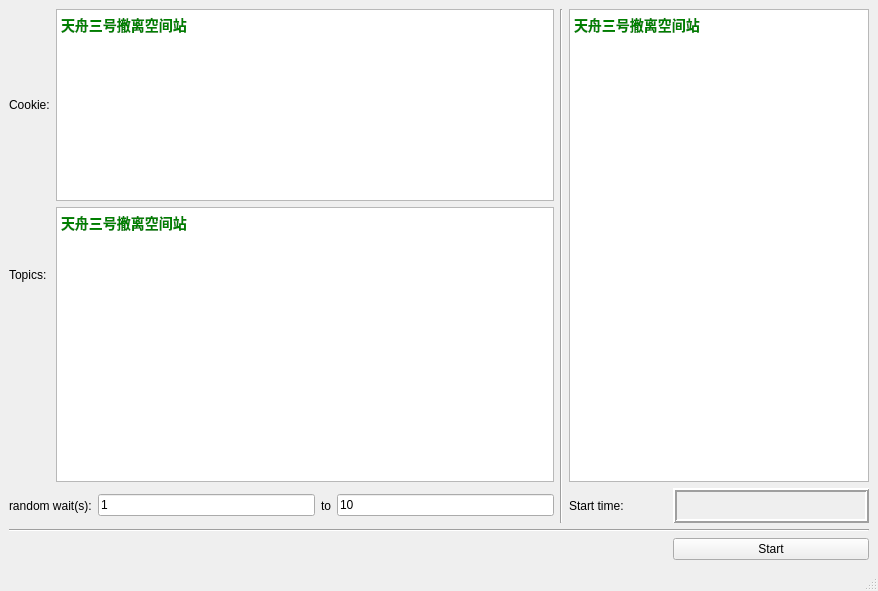
<?xml version="1.0" encoding="UTF-8"?>
<ui version="4.0">
 <class>MainWindow</class>
 <widget class="QMainWindow" name="MainWindow">
  <property name="geometry">
   <rect>
    <x>0</x>
    <y>0</y>
    <width>878</width>
    <height>591</height>
   </rect>
  </property>
  <property name="windowTitle">
   <string>MainWindow</string>
  </property>
  <widget class="QWidget" name="centralwidget">
   <layout class="QGridLayout" name="gridLayout">
    <item row="0" column="0">
     <widget class="QLabel" name="label">
      <property name="text">
       <string>Cookie:</string>
      </property>
     </widget>
    </item>
    <item row="0" column="5" rowspan="4">
     <widget class="Line" name="line">
      <property name="orientation">
       <enum>Qt::Vertical</enum>
      </property>
     </widget>
    </item>
    <item row="1" column="0">
     <widget class="QLabel" name="label_2">
      <property name="text">
       <string>Topics:</string>
      </property>
     </widget>
    </item>
    <item row="3" column="0" colspan="2">
     <widget class="QLabel" name="label_3">
      <property name="text">
       <string>random wait(s):</string>
      </property>
     </widget>
    </item>
    <item row="3" column="2">
     <widget class="QLineEdit" name="lineEdit_waitLower">
      <property name="text">
       <string>1</string>
      </property>
     </widget>
    </item>
    <item row="3" column="3">
     <widget class="QLabel" name="label_4">
      <property name="text">
       <string>to</string>
      </property>
     </widget>
    </item>
    <item row="3" column="4">
     <widget class="QLineEdit" name="lineEdit_waitUpper">
      <property name="text">
       <string>10</string>
      </property>
     </widget>
    </item>
    <item row="4" column="0" colspan="9">
     <widget class="Line" name="line_2">
      <property name="orientation">
       <enum>Qt::Horizontal</enum>
      </property>
     </widget>
    </item>
    <item row="5" column="7" colspan="2">
     <widget class="QPushButton" name="pushButton_start">
      <property name="text">
       <string>Start</string>
      </property>
     </widget>
    </item>
    <item row="0" column="1" colspan="4">
     <widget class="QTextEdit" name="textEdit_cookie">
      <property name="sizePolicy">
       <sizepolicy hsizetype="Expanding" vsizetype="Maximum">
        <horstretch>0</horstretch>
        <verstretch>0</verstretch>
       </sizepolicy>
      </property>
      <property name="html">
       <string>&lt;!DOCTYPE HTML PUBLIC &quot;-//W3C//DTD HTML 4.0//EN&quot; &quot;http://www.w3.org/TR/REC-html40/strict.dtd&quot;&gt;
&lt;html&gt;&lt;head&gt;&lt;meta name=&quot;qrichtext&quot; content=&quot;1&quot; /&gt;&lt;style type=&quot;text/css&quot;&gt;
p, li { white-space: pre-wrap; }
&lt;/style&gt;&lt;/head&gt;&lt;body style=&quot; font-family:'SimSun'; font-size:9pt; font-weight:400; font-style:normal;&quot;&gt;
&lt;p style=&quot; margin-top:0px; margin-bottom:0px; margin-left:0px; margin-right:0px; -qt-block-indent:0; text-indent:0px;&quot;&gt;&lt;span style=&quot; font-family:'宋体','monospace'; font-size:10.5pt; font-weight:600; color:#008000;&quot;&gt;天舟三号撤离空间站&lt;/span&gt;&lt;/p&gt;&lt;/body&gt;&lt;/html&gt;</string>
      </property>
     </widget>
    </item>
    <item row="1" column="1" rowspan="2" colspan="4">
     <widget class="QTextEdit" name="textEdit_topics">
      <property name="sizePolicy">
       <sizepolicy hsizetype="Expanding" vsizetype="Minimum">
        <horstretch>0</horstretch>
        <verstretch>0</verstretch>
       </sizepolicy>
      </property>
      <property name="html">
       <string>&lt;!DOCTYPE HTML PUBLIC &quot;-//W3C//DTD HTML 4.0//EN&quot; &quot;http://www.w3.org/TR/REC-html40/strict.dtd&quot;&gt;
&lt;html&gt;&lt;head&gt;&lt;meta name=&quot;qrichtext&quot; content=&quot;1&quot; /&gt;&lt;style type=&quot;text/css&quot;&gt;
p, li { white-space: pre-wrap; }
&lt;/style&gt;&lt;/head&gt;&lt;body style=&quot; font-family:'SimSun'; font-size:9pt; font-weight:400; font-style:normal;&quot;&gt;
&lt;p style=&quot; margin-top:12px; margin-bottom:12px; margin-left:0px; margin-right:0px; -qt-block-indent:0; text-indent:0px; background-color:#ffffff;&quot;&gt;&lt;span style=&quot; font-family:'宋体','monospace'; font-size:10.5pt; font-weight:600; color:#008000;&quot;&gt;天舟三号撤离空间站&lt;/span&gt;&lt;/p&gt;&lt;/body&gt;&lt;/html&gt;</string>
      </property>
     </widget>
    </item>
    <item row="3" column="7" colspan="2">
     <widget class="QLabel" name="label_showStart">
      <property name="minimumSize">
       <size>
        <width>0</width>
        <height>35</height>
       </size>
      </property>
      <property name="frameShape">
       <enum>QFrame::Box</enum>
      </property>
      <property name="frameShadow">
       <enum>QFrame::Raised</enum>
      </property>
      <property name="lineWidth">
       <number>2</number>
      </property>
      <property name="text">
       <string/>
      </property>
     </widget>
    </item>
    <item row="3" column="6">
     <widget class="QLabel" name="label_5">
      <property name="text">
       <string>Start time:</string>
      </property>
     </widget>
    </item>
    <item row="0" column="6" rowspan="3" colspan="3">
     <widget class="QTextEdit" name="textEdit_log">
      <property name="minimumSize">
       <size>
        <width>300</width>
        <height>0</height>
       </size>
      </property>
      <property name="html">
       <string>&lt;!DOCTYPE HTML PUBLIC &quot;-//W3C//DTD HTML 4.0//EN&quot; &quot;http://www.w3.org/TR/REC-html40/strict.dtd&quot;&gt;
&lt;html&gt;&lt;head&gt;&lt;meta name=&quot;qrichtext&quot; content=&quot;1&quot; /&gt;&lt;style type=&quot;text/css&quot;&gt;
p, li { white-space: pre-wrap; }
&lt;/style&gt;&lt;/head&gt;&lt;body style=&quot; font-family:'SimSun'; font-size:9pt; font-weight:400; font-style:normal;&quot;&gt;
&lt;p style=&quot; margin-top:0px; margin-bottom:0px; margin-left:0px; margin-right:0px; -qt-block-indent:0; text-indent:0px;&quot;&gt;&lt;span style=&quot; font-family:'宋体','monospace'; font-size:10.5pt; font-weight:600; color:#008000;&quot;&gt;天舟三号撤离空间站&lt;/span&gt;&lt;/p&gt;&lt;/body&gt;&lt;/html&gt;</string>
      </property>
     </widget>
    </item>
   </layout>
  </widget>
  <widget class="QMenuBar" name="menubar">
   <property name="geometry">
    <rect>
     <x>0</x>
     <y>0</y>
     <width>878</width>
     <height>26</height>
    </rect>
   </property>
  </widget>
  <widget class="QStatusBar" name="statusbar"/>
 </widget>
 <resources/>
 <connections/>
</ui>
